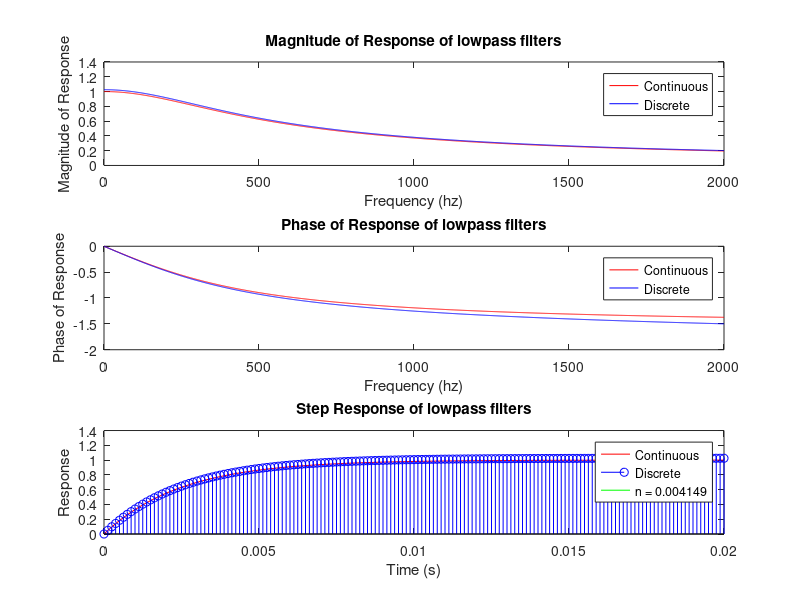

This chart was generated by the following MATLAB code: (Note: this script raises an error after producing the figure.)
clear all; clc;

alpha = 400;
Ts = 1 / 8000;

beta = exp(-alpha * Ts);

csys = tf([alpha], [1 alpha]);
%dsys = tf([1 -1], [1 -beta], Ts);
dsys = tf([alpha*Ts], [1 -beta], Ts);

csys_f = @(f) freqresp(csys, f);
dsys_f = @(f) freqresp(dsys, f);

f = linspace(0, 2000, 2000);

subplot(3, 1, 1);
hold off;
cr = csys_f(f);
plot(f, abs(cr(:)), 'r-');
hold on;
dr = dsys_f(f);
plot(f, abs(dr(:)), 'b-');
xlabel('Frequency (hz)');
ylabel('Magnitude of Response');
legend('Continuous', 'Discrete');
title('Magnitude of Response of lowpass filters');

subplot(3, 1, 2);
hold off;
cr = csys_f(f);
plot(f, angle(cr(:)), 'r-');
hold on;
dr = dsys_f(f);
plot(f, angle(dr(:)), 'b-');
xlabel('Frequency (hz)');
ylabel('Phase of Response');
legend('Continuous', 'Discrete');
title('Phase of Response of lowpass filters');

t = 0:Ts:1/50;
subplot(3, 1, 3);
hold off;
ct = step(csys, t);
plot(t, ct, 'r-');
hold on;
dt = step(dsys, t);
stem(t, dt, 'b-');
plot(t, max(dt) * 0.2, 'g-');
xlabel('Time (s)');
ylabel('Response');
legend('Continuous', 'Discrete', sprintf('n = %f', (log(0.2) / log(beta) + 1) * Ts));
title('Step Response of lowpass filters');

[num den] = tfdata(dsys);

num = num{1};
den = den{1};

message = 'X coeffs: ';
for i = 1 : length(num)
   message = [message sprintf('[n - %d] (%f, 0x%s), ', i - 1, num(i), dec2hexs(round(2^15 * num(i))))]; 
end

disp(message);

message = 'Y coeffs: ';
for i = 1 : length(den)
   message = [message sprintf('[n - %d] (%f, 0x%s), ', i - 1, den(i), dec2hexs(round(2^15 * den(i))))]; 
end

disp(message);